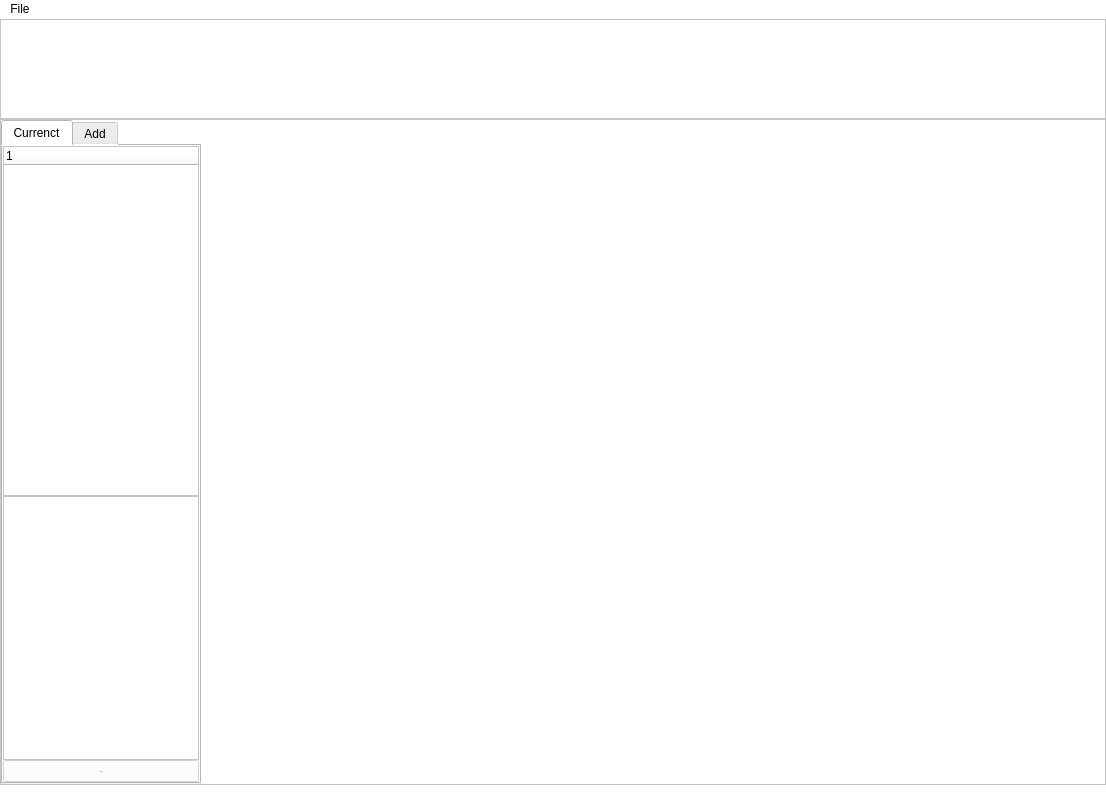
<?xml version="1.0" encoding="UTF-8"?>
<ui version="4.0">
 <class>MainWindow</class>
 <widget class="QMainWindow" name="MainWindow">
  <property name="geometry">
   <rect>
    <x>0</x>
    <y>0</y>
    <width>1106</width>
    <height>807</height>
   </rect>
  </property>
  <property name="windowTitle">
   <string>MainWindow</string>
  </property>
  <property name="styleSheet">
   <string notr="true">background-color: rgb(255, 255, 255);
font: 75 10pt &quot;MS Shell Dlg 2&quot;;</string>
  </property>
  <widget class="QWidget" name="centralwidget">
   <property name="styleSheet">
    <string notr="true"/>
   </property>
   <layout class="QVBoxLayout" name="verticalLayout">
    <property name="spacing">
     <number>0</number>
    </property>
    <property name="leftMargin">
     <number>0</number>
    </property>
    <property name="topMargin">
     <number>0</number>
    </property>
    <property name="rightMargin">
     <number>0</number>
    </property>
    <property name="bottomMargin">
     <number>0</number>
    </property>
    <item>
     <widget class="QFrame" name="frame_2">
      <property name="minimumSize">
       <size>
        <width>0</width>
        <height>100</height>
       </size>
      </property>
      <property name="maximumSize">
       <size>
        <width>16777215</width>
        <height>100</height>
       </size>
      </property>
      <property name="frameShape">
       <enum>QFrame::StyledPanel</enum>
      </property>
      <property name="frameShadow">
       <enum>QFrame::Raised</enum>
      </property>
      <layout class="QHBoxLayout" name="horizontalLayout_2">
       <item>
        <widget class="QLabel" name="label_2">
         <property name="text">
          <string/>
         </property>
        </widget>
       </item>
       <item>
        <widget class="QLabel" name="label">
         <property name="minimumSize">
          <size>
           <width>279</width>
           <height>80</height>
          </size>
         </property>
         <property name="maximumSize">
          <size>
           <width>279</width>
           <height>80</height>
          </size>
         </property>
         <property name="text">
          <string/>
         </property>
         <property name="pixmap">
          <pixmap>../figures/logo.png</pixmap>
         </property>
         <property name="scaledContents">
          <bool>true</bool>
         </property>
        </widget>
       </item>
      </layout>
     </widget>
    </item>
    <item>
     <widget class="QFrame" name="frame">
      <property name="frameShape">
       <enum>QFrame::StyledPanel</enum>
      </property>
      <property name="frameShadow">
       <enum>QFrame::Raised</enum>
      </property>
      <layout class="QHBoxLayout" name="horizontalLayout">
       <property name="spacing">
        <number>0</number>
       </property>
       <property name="leftMargin">
        <number>0</number>
       </property>
       <property name="topMargin">
        <number>0</number>
       </property>
       <property name="rightMargin">
        <number>0</number>
       </property>
       <property name="bottomMargin">
        <number>0</number>
       </property>
       <item>
        <widget class="QTabWidget" name="tabWidget">
         <property name="maximumSize">
          <size>
           <width>200</width>
           <height>16777215</height>
          </size>
         </property>
         <property name="currentIndex">
          <number>0</number>
         </property>
         <widget class="QWidget" name="tab">
          <attribute name="title">
           <string>Currenct</string>
          </attribute>
          <layout class="QVBoxLayout" name="verticalLayout_4">
           <property name="spacing">
            <number>0</number>
           </property>
           <property name="leftMargin">
            <number>0</number>
           </property>
           <property name="topMargin">
            <number>0</number>
           </property>
           <property name="rightMargin">
            <number>0</number>
           </property>
           <property name="bottomMargin">
            <number>0</number>
           </property>
           <item>
            <widget class="treewidget_device_class" name="treeWidget_device">
             <property name="minimumSize">
              <size>
               <width>0</width>
               <height>350</height>
              </size>
             </property>
             <column>
              <property name="text">
               <string notr="true"/>
              </property>
             </column>
            </widget>
           </item>
           <item>
            <widget class="textbrowser_tolm" name="textBrowser"/>
           </item>
           <item>
            <widget class="QPushButton" name="pushButton">
             <property name="enabled">
              <bool>false</bool>
             </property>
             <property name="text">
              <string>-</string>
             </property>
            </widget>
           </item>
          </layout>
         </widget>
         <widget class="QWidget" name="tab_2">
          <attribute name="title">
           <string>Add</string>
          </attribute>
          <layout class="QVBoxLayout" name="verticalLayout_3">
           <property name="spacing">
            <number>0</number>
           </property>
           <property name="leftMargin">
            <number>0</number>
           </property>
           <property name="topMargin">
            <number>0</number>
           </property>
           <property name="rightMargin">
            <number>0</number>
           </property>
           <property name="bottomMargin">
            <number>0</number>
           </property>
           <item>
            <widget class="qtreewidget_add_component_class" name="treeWidget_add_devices">
             <property name="enabled">
              <bool>false</bool>
             </property>
             <column>
              <property name="text">
               <string>Devices (flowchem)</string>
              </property>
             </column>
            </widget>
           </item>
           <item>
            <widget class="qtreewidget_add_component_class" name="treeWidget_add_others">
             <property name="enabled">
              <bool>true</bool>
             </property>
             <property name="statusTip">
              <string/>
             </property>
             <column>
              <property name="text">
               <string>Others items</string>
              </property>
             </column>
            </widget>
           </item>
           <item>
            <widget class="QGroupBox" name="groupBox">
             <property name="title">
              <string>Options</string>
             </property>
             <layout class="QVBoxLayout" name="verticalLayout_2">
              <item>
               <widget class="QRadioButton" name="radioButton_toml_available">
                <property name="statusTip">
                 <string>This option is required if there is a &quot;.toml&quot; file containing the configuration of the devices connected.</string>
                </property>
                <property name="text">
                 <string>.toml file is available</string>
                </property>
               </widget>
              </item>
              <item>
               <widget class="QRadioButton" name="radioButton_toml_not_available">
                <property name="statusTip">
                 <string>This option is required if there is not a &quot;.toml&quot; file yet.</string>
                </property>
                <property name="text">
                 <string>.toml file does not exist</string>
                </property>
                <property name="checkable">
                 <bool>true</bool>
                </property>
                <property name="checked">
                 <bool>false</bool>
                </property>
               </widget>
              </item>
             </layout>
            </widget>
           </item>
           <item>
            <widget class="mplwidget_components" name="widget_components" native="true">
             <property name="minimumSize">
              <size>
               <width>0</width>
               <height>200</height>
              </size>
             </property>
             <property name="maximumSize">
              <size>
               <width>16777215</width>
               <height>200</height>
              </size>
             </property>
            </widget>
           </item>
          </layout>
         </widget>
        </widget>
       </item>
       <item>
        <widget class="mplwidget" name="widget_drawing" native="true"/>
       </item>
      </layout>
     </widget>
    </item>
   </layout>
  </widget>
  <widget class="QMenuBar" name="menubar">
   <property name="geometry">
    <rect>
     <x>0</x>
     <y>0</y>
     <width>1106</width>
     <height>22</height>
    </rect>
   </property>
   <widget class="QMenu" name="menuFile">
    <property name="title">
     <string>File</string>
    </property>
    <addaction name="separator"/>
    <addaction name="actionSave_Project"/>
    <addaction name="actionLoad_Project"/>
   </widget>
   <addaction name="menuFile"/>
  </widget>
  <widget class="QStatusBar" name="statusbar"/>
  <action name="actionSave_Project">
   <property name="text">
    <string>Save Project</string>
   </property>
  </action>
  <action name="actionLoad_Project">
   <property name="text">
    <string>Load Project</string>
   </property>
  </action>
 </widget>
 <customwidgets>
  <customwidget>
   <class>mplwidget</class>
   <extends>QWidget</extends>
   <header location="global">mplwidget.h</header>
   <container>1</container>
  </customwidget>
  <customwidget>
   <class>mplwidget_components</class>
   <extends>QWidget</extends>
   <header location="global">mplwidget_components.h</header>
   <container>1</container>
  </customwidget>
  <customwidget>
   <class>treewidget_device_class</class>
   <extends>QTreeWidget</extends>
   <header location="global">treewidget_device_class.h</header>
  </customwidget>
  <customwidget>
   <class>qtreewidget_add_component_class</class>
   <extends>QTreeWidget</extends>
   <header location="global">qtreewidget_add_component_class.h</header>
  </customwidget>
  <customwidget>
   <class>textbrowser_tolm</class>
   <extends>QTextBrowser</extends>
   <header location="global">textbrowser_tolm.h</header>
  </customwidget>
 </customwidgets>
 <resources/>
 <connections/>
</ui>
